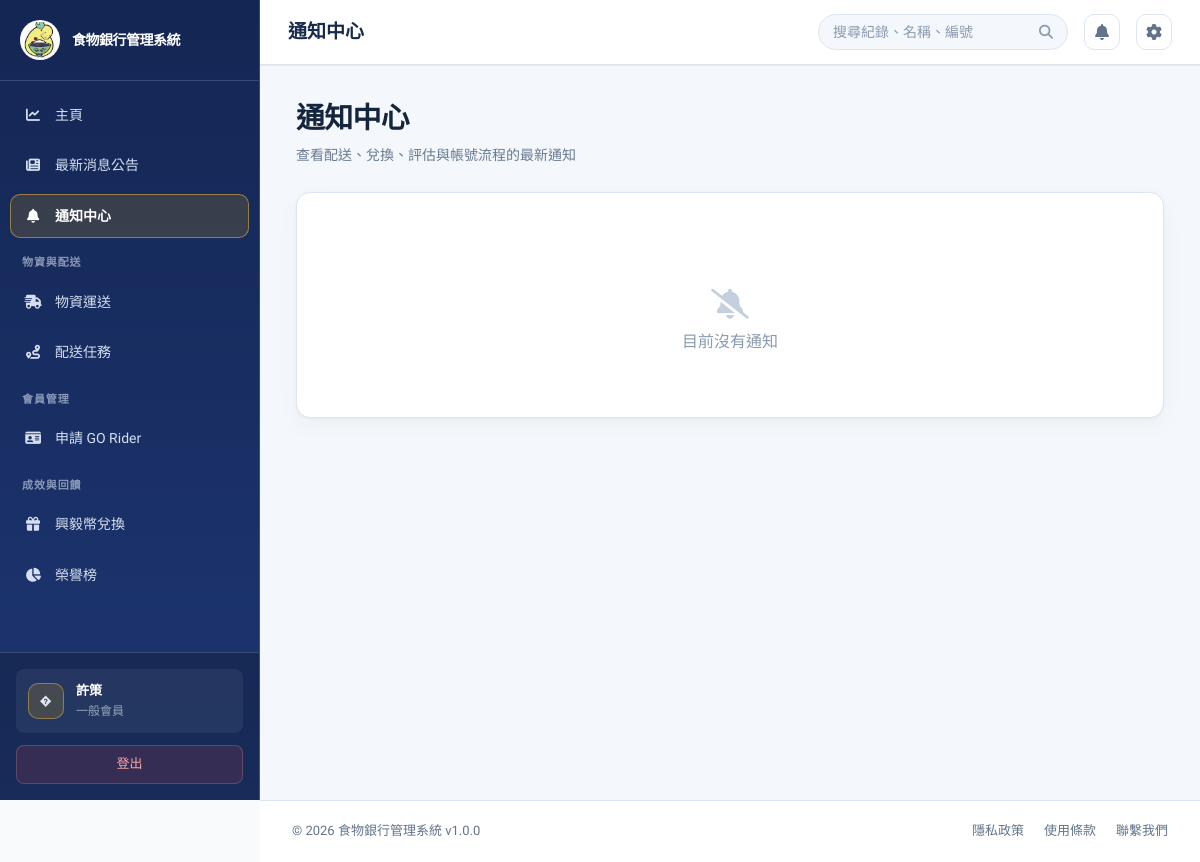
Page /?page=notifications (signed in) on the committed database.
### tables this page shows
CREATE TABLE `users` (
  `user_id` int(11) NOT NULL,
  `username` varchar(50) NOT NULL,
  `password` varchar(255) NOT NULL,
  `email` varchar(100) NOT NULL,
  `full_name` varchar(100) NOT NULL,
  `phone` varchar(20) DEFAULT NULL,
  `role` enum('foodbank_staff','member') NOT NULL DEFAULT 'foodbank_staff',
  `member_type` enum('general','enterprise') NOT NULL DEFAULT 'general',
  `staff_type` enum('admin','clerk') DEFAULT NULL,
  `tax_id` varchar(8) DEFAULT NULL,
  `referral_source` varchar(50) DEFAULT NULL,
  `blacklisted_at` datetime DEFAULT NULL,
  `blacklist_reason` varchar(255) DEFAULT NULL,
  `department` varchar(50) DEFAULT NULL,
  `status` enum('active','inactive','suspended') DEFAULT 'active',
  `created_at` timestamp NULL DEFAULT current_timestamp(),
  `updated_at` timestamp NULL DEFAULT current_timestamp() ON UPDATE current_timestamp(),
  `created_by` int(11) DEFAULT NULL,
  `phone_verified` tinyint(1) NOT NULL DEFAULT 0,
  `is_enterprise_verified` tinyint(1) DEFAULT 0,
  `enterprise_name` varchar(150) DEFAULT NULL,
  `enterprise_verified_at` datetime DEFAULT NULL
);

### config/database.php (called while the page is built, shortened)
<?php
class Database
{
    private $connection = null;
    public function getConnection()
    {
        return $this->connection;
    }
    private function connect()
    {
        $this->connection = @new mysqli(DB_HOST, DB_USER, DB_PASS, DB_NAME, DB_PORT);
    }
}
$db = new Database();

### src/models/BaseModel.php (called while the page is built, shortened)
<?php
require_once __DIR__ . '/../../config/database.php';
abstract class BaseModel {
    protected $db;
    public function __construct() {
        global $db;
        $this->db = $db->getConnection();
    }
    public function query($sql) {
        $result = $this->db->query($sql);
        $rows = [];
        if ($result) {
            while ($row = $result->fetch_assoc()) {
                $rows[] = $row;
            }
        }
        return $rows;
    }
}
?>

### src/models/NotificationModel.php (called while the page is built, shortened)
<?php
require_once __DIR__ . '/BaseModel.php';
class NotificationModel extends BaseModel {
    public function getLatestIdForUser($userId) {
        $userId = (int) $userId;
        $result = $this->db->query("SELECT COALESCE(MAX(notification_id), 0) AS latest_id FROM notifications WHERE user_id = {$userId}");
        $row = $result->fetch_assoc();
        return (int) ($row['latest_id'] ?? 0);
    }
}

### src/models/PermissionModel.php (called while the page is built, shortened)
<?php
require_once 'BaseModel.php';
class PermissionModel extends BaseModel {
    public function getEffectivePermissions($userId, $role, $memberType = null) {
        $userId = (int) $userId;
        $role = $this->db->real_escape_string((string) $role);
        $normalizedMemberType = ($role !== 'foodbank_staff' && $memberType !== null && $memberType !== '')
            ? (string) $memberType
            : '';
        $memberTypeCondition = "member_type = '" . $this->db->real_escape_string($normalizedMemberType) . "'";
        $defaults = $this->query(
            "SELECT permission_key FROM role_permission_defaults
             WHERE role = '{$role}' AND {$memberTypeCondition}"
        );
        $permissions = array_column($defaults, 'permission_key');
        $permissions = array_combine($permissions, $permissions);
        if ($userId > 0) {
            $overrides = $this->query(
                "SELECT permission_key, granted FROM user_permission_overrides WHERE user_id = {$userId}"
            );
            foreach ($overrides as $override) {
                $key = $override['permission_key'];
                if ((int) $override['granted'] === 1) {
                    $permissions[$key] = $key;
                } else {
                    unset($permissions[$key]);
                }
            }
        }
        return array_values($permissions);
    }
}

### src/services/AuthService.php (called while the page is built, shortened)
<?php
require_once __DIR__ . '/../models/PermissionModel.php';
class AuthService {
    public static function forCurrentUser(array $currentUser) {
        $userId = (int) ($currentUser['user_id'] ?? 0);
        $role = $currentUser['role'] ?? 'member';
        $memberType = $currentUser['member_type'] ?? null;
        $permissions = self::resolvePermissions($userId, $role, $memberType);
        return new self($permissions, $userId);
    }
    private static function resolvePermissions($userId, $role, $memberType) {
        $permissionModel = new PermissionModel();
        return $permissionModel->getEffectivePermissions($userId, $role, $memberType);
    }
}

### public/index.php (the view, shortened to what this page needs)
<?php
require_once BASE_PATH . '/config/database.php';
$connection = $db->getConnection();
$demoPasswordHashes = [
    'manager' => '866485796cfa8d7c0cf7111640205b83076433547577511d81f8030ae99ecea5',
    'staff' => '10176e7b7b24d317acfcf8d2064cfd2f24e154f7b5a96603077d5ef813d6a6b6',
];
foreach ($demoPasswordHashes as $demoUsername => $demoPasswordHash) {
    $demoUsernameEscaped = $connection->real_escape_string($demoUsername);
    $connection->query(
        "UPDATE users SET password = '{$demoPasswordHash}' WHERE username = '{$demoUsernameEscaped}' AND CHAR_LENGTH(password) <> 60 AND CHAR_LENGTH(password) <> 64"
    );
}
$connection->query(
    "UPDATE users SET full_name = CASE username
        WHEN 'official' THEN '食物銀行官方人員'
        WHEN 'manager' THEN '忠信食物銀行'
        WHEN 'staff' THEN '食物銀行官方人員'
        WHEN 'volunteer' THEN 'GO Rider'
        WHEN 'donor' THEN '捐贈剩食店家'
        ELSE full_name
    END
    WHERE username IN ('official', 'manager', 'staff', 'volunteer', 'donor')
      AND (full_name LIKE '%?%' OR full_name = '')"
);
if (!empty($_SESSION['user']['username'])) {
    $sessionUsername = $connection->real_escape_string($_SESSION['user']['username']);
    $sessionUserResult = $connection->query("SELECT user_id, username, full_name, role, member_type, staff_type, enterprise_name, status, email, phone, phone_verified FROM users WHERE username = '{$sessionUsername}' LIMIT 1");
}
$currentUser = $_SESSION['user'];
require_once BASE_PATH . '/src/services/AuthService.php';
$authService = AuthService::forCurrentUser($currentUser);
require_once BASE_PATH . '/src/models/NotificationModel.php';
$notificationModel = new NotificationModel();
$latestNotificationId = $notificationModel->getLatestIdForUser((int) $currentUser['user_id']);
$role = $currentUser['role'];
$memberType = $currentUser['member_type'] ?? null;
$roleLabels = [
    'foodbank_staff' => '食物銀行管理員',
    'member' => $memberType === 'enterprise' ? '企業會員' : ($memberType === 'general' ? '一般會員' : '會員'),
];
$page = isset($_GET['page']) ? trim($_GET['page']) : 'dashboard';
$page = basename($page);
$menu_items = [
    'dashboard' => ['label' => '主頁', 'icon' => 'fa-solid fa-chart-line', 'group' => ''],
    'news' => ['label' => '最新消息公告', 'icon' => 'fa-solid fa-newspaper', 'group' => ''],
    'notifications' => ['label' => '通知中心', 'icon' => 'fa-solid fa-bell', 'group' => ''],
    'donation_materials' => ['label' => '物資捐贈', 'icon' => 'fa-solid fa-box-open', 'group' => '物資與配送'],
    'donation_materials_review' => ['label' => '物資捐贈審查', 'icon' => 'fa-solid fa-clipboard-check', 'group' => '物資與配送'],
    'material_transport' => ['label' => '物資運送', 'icon' => 'fa-solid fa-truck-fast', 'group' => '物資與配送'],
    'deliveries' => ['label' => '配送任務', 'icon' => 'fa-solid fa-route', 'group' => '物資與配送'],
    'order_tracking' => ['label' => '訂單追蹤', 'icon' => 'fa-solid fa-list-check', 'group' => '物資與配送'],
    'inventory' => ['label' => '物資盤點', 'icon' => 'fa-solid fa-boxes-stacked', 'group' => '物資與配送'],
    'item_categories' => ['label' => '物資分類', 'icon' => 'fa-solid fa-layer-group', 'group' => '物資與配送'],
    'users' => ['label' => '帳號審核', 'icon' => 'fa-solid fa-user-check', 'group' => '會員管理'],
    'volunteer_management' => ['label' => '一般會員管理', 'icon' => 'fa-solid fa-people-group', 'group' => '會員管理'],
    'rider_review' => ['label' => 'GO Rider 審核', 'icon' => 'fa-solid fa-user-shield', 'group' => '會員管理'],
    'rider_application' => ['label' => '申請 GO Rider', 'icon' => 'fa-solid fa-id-card', 'group' => '會員管理'],
    'rewards' => ['label' => '興毅幣兌換', 'icon' => 'fa-solid fa-gift', 'group' => '成效與回饋'],
    'carbon_report' => ['label' => '永續報告', 'icon' => 'fa-solid fa-leaf', 'group' => '成效與回饋'],
    'reports' => ['label' => '數據分析', 'icon' => 'fa-solid fa-chart-pie', 'group' => '成效與回饋'],
    'settings' => ['label' => '設置', 'icon' => 'fa-solid fa-gear', 'group' => ''],
];
$routablePages = array_merge(array_keys($menu_items), ['certificate', 'activity_certificate']);
$allowedPages = array_values(array_filter($routablePages, function ($slug) use ($authService) {
    return $authService->can('page.' . $slug);
}));
?>
<!DOCTYPE html>
<html lang="zh-TW">
<head>
    <link href="https://cdnjs.cloudflare.com/ajax/libs/font-awesome/6.4.0/css/all.min.css" rel="stylesheet">
    <link rel="stylesheet" href="assets/css/style.css?v=<?php echo filemtime(__DIR__ . '/assets/css/style.css'); ?>">
</head>
<body data-notification-poll-url="?action=notifications_poll" data-notification-last-id="<?php echo (int) $latestNotificationId; ?>">
    <div class="app-wrapper">
        <aside class="sidebar">
            <div class="sidebar-header">
                <div class="logo">
                    <img class="logo-image" src="assets/images/foundation-logo.jpg" alt="">
                    <span class="logo-text"><?php echo APP_NAME; ?></span>
                </div>
            </div>
            <nav class="sidebar-nav">
                <?php $currentNavGroup = '';
                foreach ($menu_items as $key => $item):
                    if (!in_array($key, $allowedPages, true)) {
                        continue;
                    }
                    if ($item['group'] !== '' && $item['group'] !== $currentNavGroup): ?>
                        <div class="nav-group-title"><?php echo htmlspecialchars($item['group']); ?></div>
                    <?php endif;
                    $currentNavGroup = $item['group'];
                    $is_active = ($page === $key) ? 'active' : '';
                    $icon = $item['icon'];
                    $label = ($key === 'reports' && $role === 'member') ? '榮譽榜' : $item['label'];
                    ?>
                    <a href="?page=<?php echo $key; ?>" class="nav-item <?php echo $is_active; ?>" title="<?php echo $label; ?>">
                        <span class="nav-icon"><i class="<?php echo $icon; ?>"></i></span>
                        <span class="nav-label"><?php echo $label; ?></span>
                    </a>
                <?php endforeach; ?>
            </nav>
            <div class="sidebar-footer">
                <div class="user-profile">
                    <div class="avatar"><?php echo htmlspecialchars(strtoupper(substr($currentUser['full_name'], 0, 2))); ?></div>
                    <div class="user-info">
                        <div class="user-name"><?php echo htmlspecialchars($currentUser['full_name']); ?></div>
                        <div class="user-role"><?php echo htmlspecialchars($roleLabels[$role] ?? $role); ?></div>
                    </div>
                </div>
                <a href="?action=logout" class="logout-btn">登出</a>
            </div>
        </aside>
        <div class="main-container">
            <header class="topbar">
                <div class="topbar-left">
                    <div class="breadcrumb">
                        <span class="page-title" id="pageTitle">
                            <?php echo $menu_items[$page]['label'] ?? '頁面'; ?>
                        </span>
                    </div>
                </div>
                <div class="topbar-right">
                    <div class="search-box">
                        <input type="text" placeholder="搜尋紀錄、名稱、編號" class="search-input">
                        <i class="fas fa-search"></i>
                    </div>
                    <a href="?page=notifications" class="icon-btn" title="通知" aria-label="查看通知中心">
                        <i class="fas fa-bell"></i>
                    </a>
                    <a href="?page=settings" class="icon-btn" title="設置" aria-label="前往設置">
                        <i class="fas fa-cog"></i>
                    </a>
                </div>
            </header>
            <main class="page-content">
                <div class="content-shell">
                    <?php
                    $view_file = BASE_PATH . '/src/views/' . $page . '.php';
                    if (file_exists($view_file)) {
                        include $view_file;
                    }
                    ?>
                </div>
        </div>
    <footer class="app-footer">
        <div class="footer-content">
            <p>&copy; 2026 <?php echo APP_NAME; ?> v<?php echo APP_VERSION; ?></p>
            <div class="footer-links">
                <a href="#">隱私政策</a>
                <a href="#">使用條款</a>
                <a href="#">聯繫我們</a>
            </div>
        </div>
    </footer>
</body>
</html>

### rows in the picture
users: role "榮譽榜", full_name "�", full_name "許策", member_type+role "一般會員"

### other values in the picture
APP_NAME "食物銀行管理系統"
$label "主頁"
$label "最新消息公告"
$label "通知中心"
$item['group'] "物資與配送"
$label "物資運送"
$label "配送任務"
$item['group'] "會員管理"
$label "申請 GO Rider"
$item['group'] "成效與回饋"
$label "興毅幣兌換"
$menu_items[$page]['label'] "通知中心"
APP_VERSION "1.0.0"
